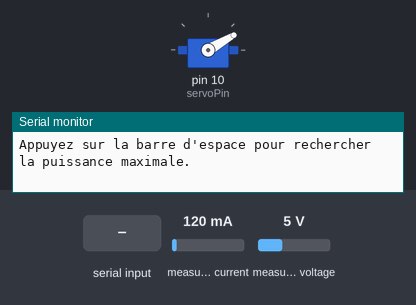
Recording of a sketch running on a simulated Arduino Uno, built with avr-gcc and run on an emulated ATmega328P. Parts: servo, the last lines printed to the serial monitor. The test bench sets the inputs (shaded band); at power-on: measured current 120 mA, measured voltage 5 V.

Above: at 1.2 s.
1.3 s: byte 32 (' ') received over Serial
At 3.1 s:
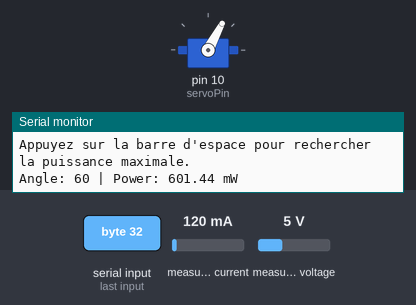
At 12.1 s:
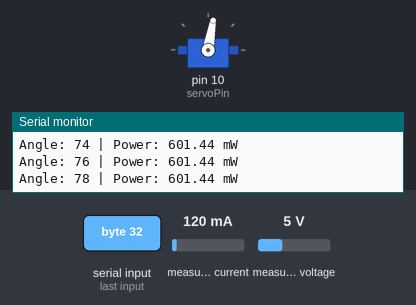
Timing chart, 0 to 13.8 s (numbered marks = the images above; inputs shaded):
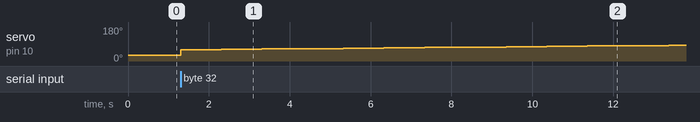

Measured:
- after the input at 1.3 s, servo on pin 10 (servoPin): moves from 30° to 84° over 12.1 s, starting at once

The sketch:

Suiveur_V2.ino
```cpp
#include <Wire.h>
#include <Adafruit_INA219.h>
#include <Servo.h>

// Initialisation de l'INA219
Adafruit_INA219 ina219;

// Initialisation du servomoteur
Servo myservo;
int servoPin = 10;

// Variables pour mesurer la puissance
float current_mA = 0;
float busVoltage_V = 0;
float shuntVoltage_mV = 0;
float loadVoltage_V = 0;
float power_mW = 0;
float max_power_mW = 0;
int max_power_angle = 0;

void setup() {
  Serial.begin(9600);
  Wire.begin();

  // Initialisation de l'INA219
  ina219.begin();

  // Initialisation du servomoteur
  myservo.attach(servoPin);
  myservo.write(30); // Positionner le servomoteur à 30°

  Serial.println("Appuyez sur la barre d'espace pour rechercher la puissance maximale.");
}

void loop() {
  // Vérifier si la barre d'espace est appuyée
  if (Serial.available() > 0) {
    char incomingChar = Serial.read();
    if (incomingChar == ' ') {
      max_power_mW = 0;
      max_power_angle = 0;

      // Balayer les angles du servomoteur de 60° à 120°
      for (int angle = 60; angle <= 120; angle += 2) {
        myservo.write(angle);
        delay(1000); // Attendre que le servomoteur se stabilise

        // Lire le courant et la tension
        current_mA = ina219.getCurrent_mA();
        busVoltage_V = ina219.getBusVoltage_V();
        shuntVoltage_mV = ina219.getShuntVoltage_mV();
        loadVoltage_V = busVoltage_V + (shuntVoltage_mV / 1000);

        // Calculer la puissance
        power_mW = current_mA * loadVoltage_V;

        // Vérifier si cette puissance est la plus grande
        if (power_mW > max_power_mW) {
          max_power_mW = power_mW;
          max_power_angle = angle;
        }

        // Afficher les valeurs courantes
        Serial.print("Angle: ");
        Serial.print(angle);
        Serial.print(" | Power: ");
        Serial.print(power_mW);
        Serial.println(" mW");
      }

      // Placer le servomoteur à l'angle de puissance maximale
      myservo.write(max_power_angle);

      // Afficher les valeurs maximales
      Serial.print("Max Power Angle: ");
      Serial.print(max_power_angle);
      Serial.print(" | Max Power: ");
      Serial.print(max_power_mW);
      Serial.println(" mW");
    }
  }
}
```
